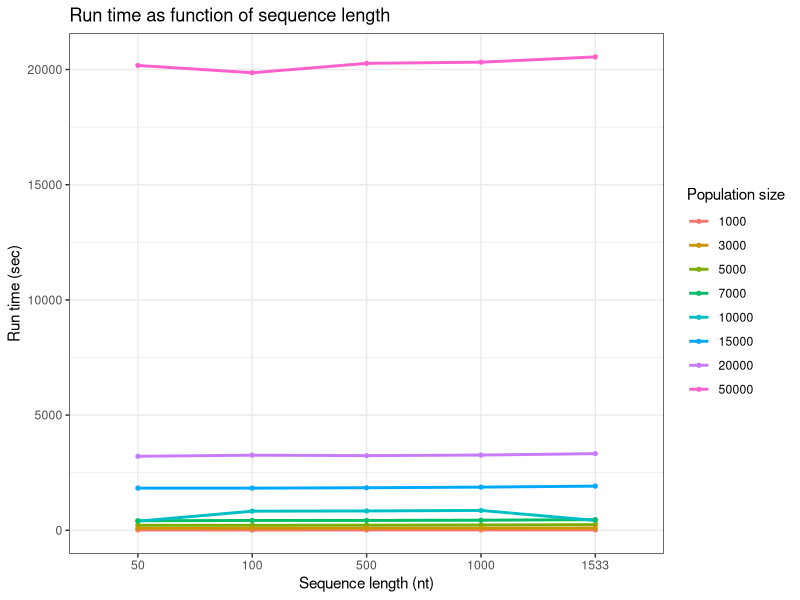
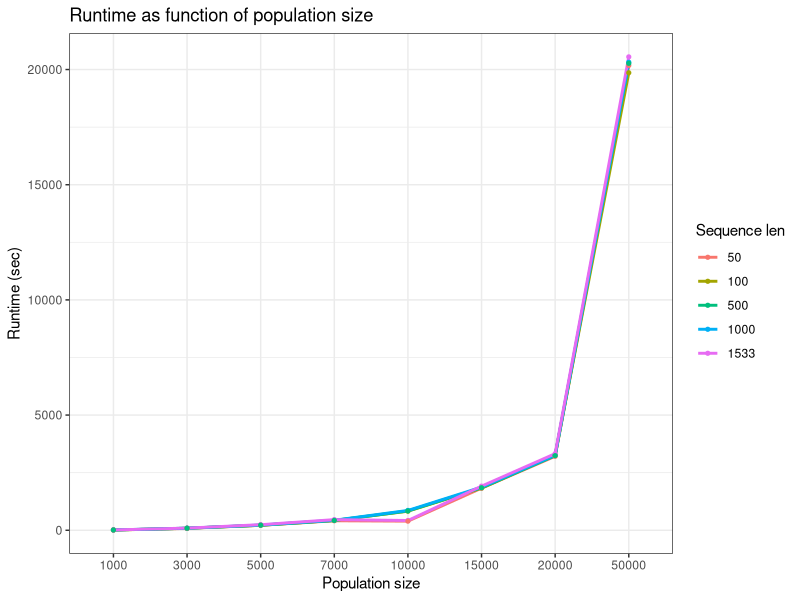
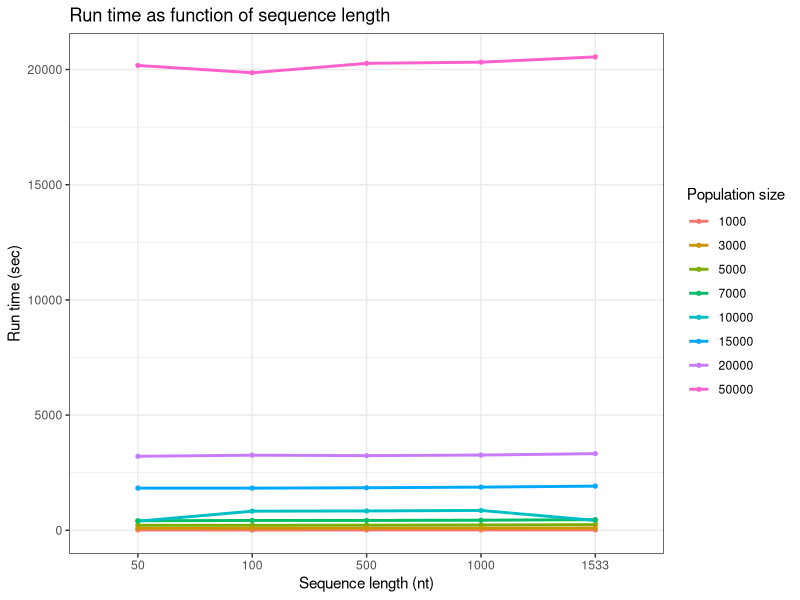
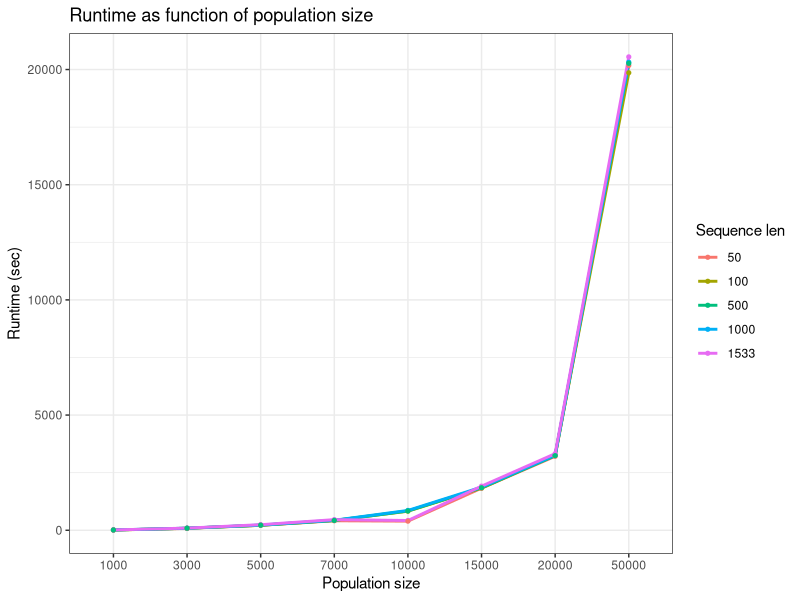

Write the R code that produced these figures, in order.
#!/usr/bin/xvfb-run Rscript 

# script to make plots from data in `results.csv`.
#
# usage:
#     $ scons
#     $ bin/parseresults.py -o results.csv $(find output -type f -name santa.out) >results.csv
#     $ plot_results.r
#
# Once the simulations have been run (scons) and the results have been aggregated (parseresults.py),
# tis routine can be called multiple times to remake or tweak the plots.
#
# Plot images in `bypopulation.png` and `byseqlen.png`
#
# note the funky shebang usage above.  `xvfb-run` sets up a virtual
# X11 framebuffer.  This allows us to run plotting packages in R like
# `ggplot` that would otherwise fail for lack of a working X11 server.
#

suppressWarnings(library(readr))
suppressMessages(library(dplyr))
suppressWarnings(library(ggplot2))


df <- read_csv('results.csv')
df <- df %>% filter(complete.cases(.)) %>% mutate(population=factor(population)) %>% mutate(length=factor(length))
ggplot(df, aes(x=length, y=time, color=population, group=population)) + 
  theme_bw() + 
  labs(title='Run time as function of sequence length') +
  xlab('Sequence length (nt)') +
  ylab('Run time (sec)') +
  geom_line(aes(color=population), size=1) + 
  geom_point(aes(color=population),size=1.1) +
  labs(color = "Population size")
ggsave(filename='bypopulation.png', width=8, height=5, units='in')

ggplot(df, aes(x=population, y=time, color=length, group=length)) + 
  theme_bw() + 
  labs(title='Runtime as function of population size') +
  xlab('Population size') +
  ylab('Runtime (sec)') +
  geom_line(aes(color=length), size=1) + 
  geom_point(aes(color=length),size=1.1) +
  labs(color = "Sequence len")
ggsave(filename='byseqlen.png', width=8, height=5, units='in')



